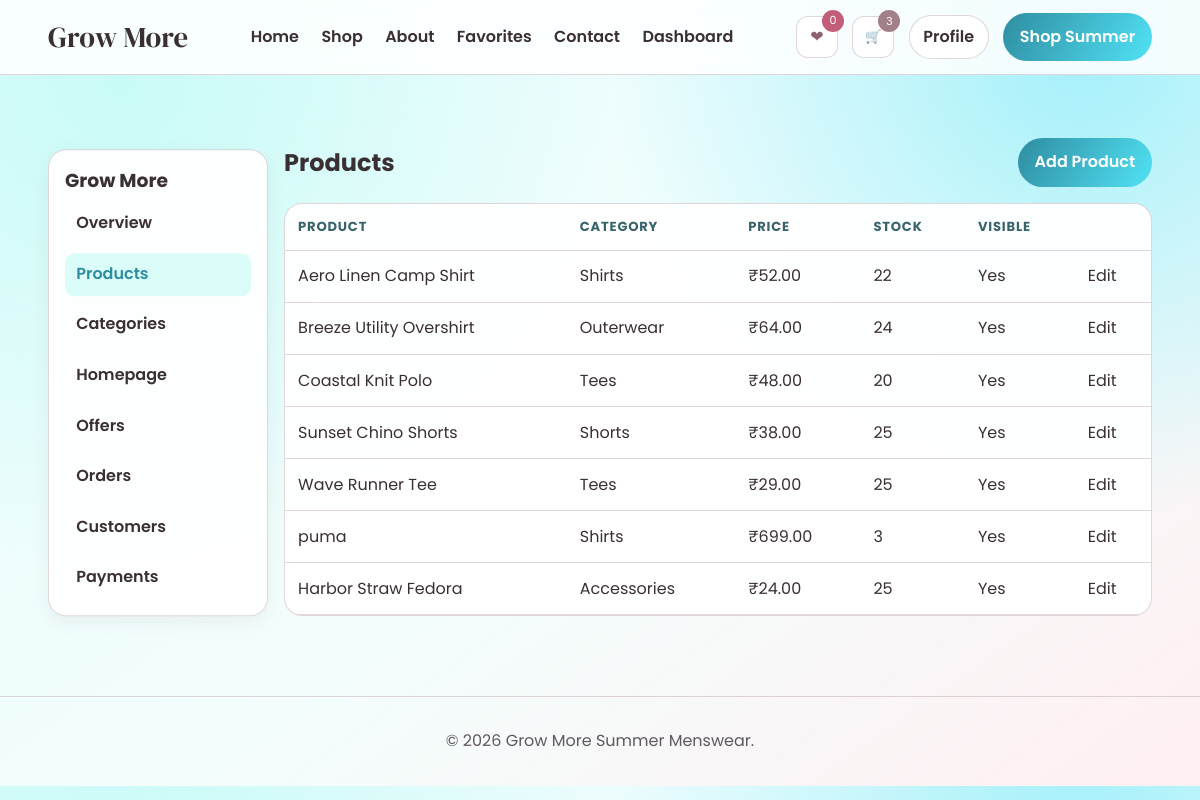
Page /dashboard/products/ (signed in) on the committed database.
### products/models.py (models this page shows, shortened)
class Product(models.Model):
    name = models.CharField(max_length=160)
    slug = models.SlugField(max_length=180, unique=True, blank=True)
    category = models.ForeignKey(Category, on_delete=models.PROTECT, related_name="products")
    description = models.TextField()
    price = models.DecimalField(max_digits=10, decimal_places=2)
    discount_price = models.DecimalField(max_digits=10, decimal_places=2, blank=True, null=True)
    sizes = models.JSONField(default=list, help_text="Example: ['S', 'M', 'L', 'XL']")
    colors = models.JSONField(default=list, blank=True, help_text="Example: ['Bright Blue', 'Pink Sand']")
    stock = models.PositiveIntegerField(default=0)
    is_active = models.BooleanField(default=True)
    is_trending = models.BooleanField(default=False)
    is_featured = models.BooleanField(default=False)
    main_image = models.FileField(upload_to="products/main/", validators=[validate_store_image], blank=True)
    image_url = models.URLField(blank=True)
    gallery_image_1 = models.FileField(upload_to="products/gallery/", validators=[validate_store_image], blank=True)
    gallery_image_2 = models.FileField(upload_to="products/gallery/", validators=[validate_store_image], blank=True)
    gallery_image_3 = models.FileField(upload_to="products/gallery/", validators=[validate_store_image], blank=True)
    gallery_url_1 = models.URLField(blank=True)
    gallery_url_2 = models.URLField(blank=True)
    gallery_url_3 = models.URLField(blank=True)
    created_at = models.DateTimeField(auto_now_add=True)
    updated_at = models.DateTimeField(auto_now=True)
    class Meta:
        ordering = ["-is_featured", "-is_trending", "name"]
        indexes = [
            models.Index(fields=["slug"]),
            models.Index(fields=["is_active", "is_featured"]),
            models.Index(fields=["is_active", "is_trending"]),
        ]
    @property
    def current_price(self):
        from offers.services import price_for_product
        price, _offer = price_for_product(self)
        return price

class Category(models.Model):
    name = models.CharField(max_length=80, unique=True)
    slug = models.SlugField(max_length=100, unique=True, blank=True)
    description = models.TextField(blank=True)
    is_active = models.BooleanField(default=True)
    sort_order = models.PositiveIntegerField(default=0)
    class Meta:
        ordering = ["sort_order", "name"]
        verbose_name_plural = "Categories"

### dashboard/views.py (the view)
# urls.py: path("products/", views.products, name="products"),
@staff_member_required
def products(request):
    items = Product.objects.select_related("category").all()
    return render(request, "dashboard/products.html", {"products": items})

### core/context_processors.py (called while the page is built)
def cart(request):
    try:
        current_cart = get_or_create_cart(request)
        return {"cart": current_cart, "cart_count": current_cart.total_quantity}
    except Exception:
        return {"cart": None, "cart_count": 0}

### offers/context_processors.py (called while the page is built)
def active_offer(request):
    offer = active_popup_offer()
    return {
        "active_popup_offer": offer,
        "active_popup_offer_payload": offer_payload(offer),
    }

### offers/services.py (called while the page is built, shortened)
def active_offers():
    now = timezone.now()
    return (
        PromotionalOffer.objects.filter(is_active=True, starts_at__lte=now, ends_at__gte=now)
        .prefetch_related("products", "categories")
        .order_by("display_priority", "-discount_percent")
    )

def active_popup_offer():
    return active_offers().filter(show_on_homepage=True).first()

def best_offer_for_product(product):
    offers = active_offers()
    best = None
    best_price = product.discount_price or product.price
    return best

def price_for_product(product):
    base_sale_price = product.discount_price or product.price
    offer = best_offer_for_product(product)
    if not offer:
        return base_sale_price, None
    offer_price = offer.discount_price_for(product.price)
    if offer_price < base_sale_price:
        return offer_price, offer
    return base_sale_price, None

def offer_payload(offer):
    if not offer:
        return None

### orders/models.py (called while the page is built)
    @property
    def total_quantity(self):
        return sum(item.quantity for item in self.items.all())

### orders/services.py (called while the page is built)
def get_or_create_cart(request):
    if request.user.is_authenticated:
        cart, _ = Cart.objects.get_or_create(user=request.user)
        return cart
    if not request.session.session_key:
        request.session.create()
    cart, _ = Cart.objects.get_or_create(session_key=request.session.session_key, user=None)
    return cart

### templates/dashboard/products.html
{% extends "dashboard/base.html" %}
{% block dashboard_content %}
  <div class="admin-heading"><h1>Products</h1><a class="cta-btn" href="{% url 'dashboard:product_create' %}">Add Product</a></div>
  <div class="admin-table-wrap">
    <table class="admin-table"><thead><tr><th>Product</th><th>Category</th><th>Price</th><th>Stock</th><th>Visible</th><th></th></tr></thead><tbody>
      {% for product in products %}
        <tr><td>{{ product.name }}</td><td>{{ product.category.name }}</td><td>₹{{ product.current_price }}</td><td>{{ product.stock }}</td><td>{{ product.is_active|yesno:"Yes,No" }}</td><td><a href="{% url 'dashboard:product_edit' product.pk %}">Edit</a></td></tr>
      {% empty %}<tr><td colspan="6">No products yet.</td></tr>{% endfor %}
    </tbody></table>
  </div>
{% endblock %}

### static/css/styles.css (style rules this page uses)
:root { --bright-blue: #51e2f5; --blue-green: #9df9ef; --dusty-white: #edf756; --pink-sand: #ffa8b6; --dark-sand: #a28089; --ink-900: #3a2f33; --white: #ffffff; --border: rgba(162, 128, 137, 0.32); --shadow: 0 18px 40px rgba(81, 226, 245, 0.18); --radius: 18px; --transition: 280ms ease; --font-brand: "Palm Beach", "DM Serif Display", serif; --font-hero: "KG Summer Sunshine", "Poppins", sans-serif; --font-tag: "Tropical Asian", "Poppins", sans-serif; }
* { margin: 0; padding: 0; box-sizing: border-box; }
html, body { overflow-x: hidden; }
body { font-family: "Poppins", sans-serif; color: var(--ink-900); background: radial-gradient(circle at 10% 10%, color-mix(in srgb, var(--blue-green) 55%, white), transparent 38%), radial-gradient(circle at 90% 6%, color-mix(in srgb, var(--bright-blue) 52%, white), transparent 36%), linear-gradient(145deg, color-mix(in srgb, var(--bright-blue) 14%, white), color-mix(in srgb, var(--blue-green) 12%, white) 55%, color-mix(in srgb, var(--pink-sand) 18%, white)); line-height: 1.55; }
body.has-fixed-header { padding-top: calc(74px + env(safe-area-inset-top)); }
a { color: inherit; text-decoration: none; }
.icon-btn, .cta-btn, .add-btn, .submit-btn, .ghost-btn { border: none; cursor: pointer; transition: transform var(--transition), box-shadow var(--transition), background var(--transition); }
.cta-btn { background: linear-gradient(120deg, #2f8da1, var(--bright-blue)); color: #fff; padding: 0.75rem 1.05rem; border-radius: 999px; font-weight: 600; }
.admin-heading { display: flex; justify-content: space-between; align-items: center; gap: 1rem; flex-wrap: wrap; }
.admin-table-wrap { overflow-x: auto; border: 1px solid var(--border); border-radius: var(--radius); background: rgba(255,255,255,.94); }
.admin-table { width: 100%; border-collapse: collapse; min-width: 680px; }
.admin-table th, .admin-table td { text-align: left; padding: .82rem; border-bottom: 1px solid var(--border); vertical-align: top; }
.admin-table th { color: #38636b; font-size: .82rem; text-transform: uppercase; letter-spacing: .06em; }

### rows in the picture
Product: name "Aero Linen Camp Shirt", category.name "Shirts", current_price "52.00", stock "22", is_active "Yes"
Product: name "Breeze Utility Overshirt", category.name "Outerwear", current_price "64.00", stock "24", is_active "Yes"
Product: name "Coastal Knit Polo", category.name "Tees", current_price "48.00", stock "20", is_active "Yes"
Product: name "Sunset Chino Shorts", category.name "Shorts", current_price "38.00", stock "25", is_active "Yes"
Product: name "Wave Runner Tee", category.name "Tees", current_price "29.00", stock "25", is_active "Yes"
Product: name "puma", category.name "Shirts", current_price "699.00", stock "3", is_active "Yes"
Product: name "Harbor Straw Fedora", category.name "Accessories", current_price "24.00", stock "25", is_active "Yes"

### other values in the picture
{{ cart_count|default:0 }} "3"
